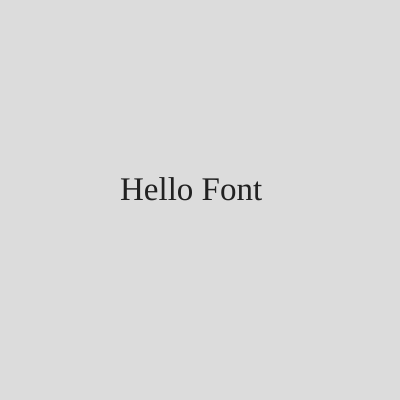
Frame 1 (no input)
Frame 60 (no input): identical to frame 1, image omitted
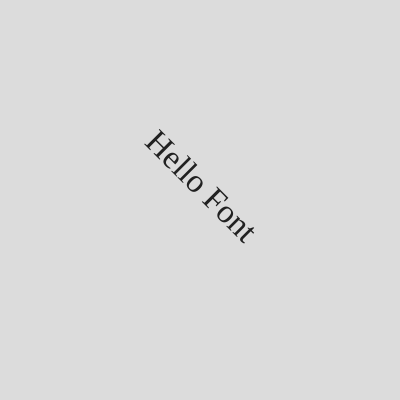
Frame 120 (the mouse pressed at the canvas centre since frame 60)

The p5.js sketch that drew these frames (run headless with seeded random() and noise() and a simulated clock; from frame 60 on, the mouse is pressed at the canvas centre):

// p5.js sketch
// ── sketch.js
function setup() {
  createCanvas(400, 400);
  textFont('Cedarville Cursive');
  textSize(33);
  noStroke();
  fill(33);
}

function draw() {
  background(220);
  push();
  translate(width * 0.5, height * 0.5);
  rotate(radians(map(mouseX, 0, width, 0, 90)));
  text('Hello Font', -80, 0);
  pop();
}
